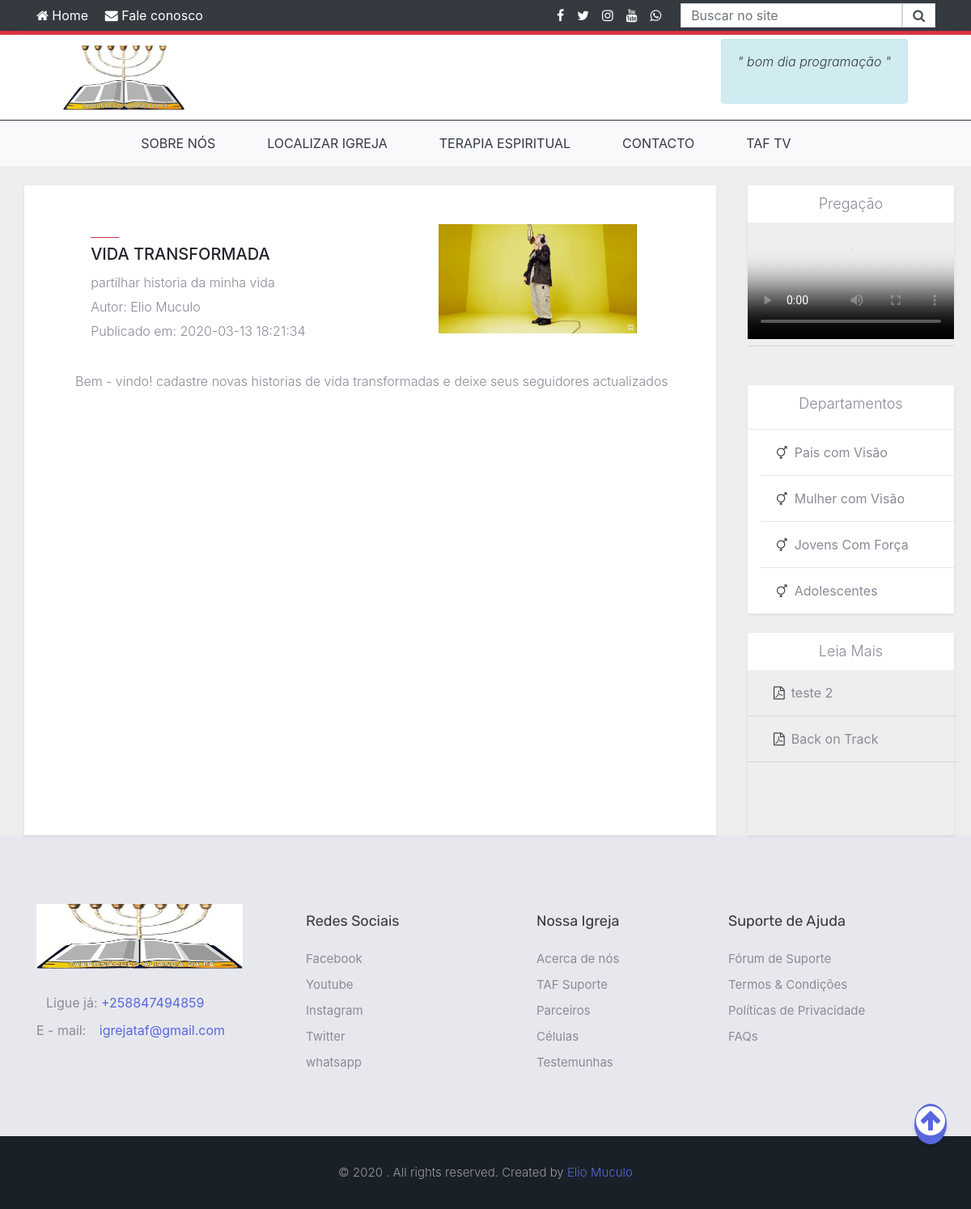
/views/vidas-transformadas.php?id=3, run on the app's committed database.
### tables this page shows
CREATE TABLE `msg` (
  `id` int(11) NOT NULL,
  `mensagem` varchar(255) NOT NULL
);

CREATE TABLE `vidas` (
  `id` int(11) NOT NULL,
  `titulo` varchar(255) NOT NULL,
  `subtitulo` varchar(255) NOT NULL,
  `texto` text NOT NULL,
  `data` datetime NOT NULL,
  `autor` varchar(60) NOT NULL,
  `foto` varchar(255) NOT NULL
);

CREATE TABLE `tafvideos` (
  `id` int(11) NOT NULL,
  `arquivo` varchar(50) NOT NULL,
  `data` datetime NOT NULL,
  `descricao` varchar(255) NOT NULL
);

CREATE TABLE `pdfupload` (
  `id` int(11) NOT NULL,
  `arquivo` varchar(50) NOT NULL,
  `data` datetime NOT NULL,
  `descricao` varchar(250) NOT NULL
);

### views/vidas-transformadas.php (the view, shortened to what this page needs)
<?php require_once '../models/conexao.php';
require_once '../models/conexao.php';
function clear($input) {
	global $connect;
	$filter = mysqli_real_escape_string($connect, $input);
	$filter = htmlspecialchars($filter);
	return $filter;
}
$id = clear($_GET['id']);
$sql = "SELECT * FROM vidas WHERE id = '$id'";
$result = mysqli_query($connect, $sql);
$dados = mysqli_fetch_assoc($result);
?>
<!DOCTYPE html>
<html>
    <head>
        <link href="../lib/css/bootstrap.min.css" rel="stylesheet">
        <link href="../lib/css/font-awesome.css" rel="stylesheet">
        <link rel="stylesheet" type="text/css" href="../lib/css/menu.css">
        <link rel="stylesheet" type="text/css" href="../lib/css/footer.css">
        <link rel="stylesheet" type="text/css" href="../lib/css/bootstrap-reboot.css">
        <link rel="stylesheet" type="text/css" href="../lib/css/personalizado.css">
        <link href="lib/css/bootstrap-social.css" rel="stylesheet" >
        <link href="../lib/css/hide-menu.css" rel="stylesheet" />
        <link rel="stylesheet" type="text/css" href="../lib/css/costumize.css">
         <link href="http://vjs.zencdn.net/4.12/video-js.css" rel="stylesheet">
    </head>
    <body style="background-color: #eee;">
        <nav class="bg-dark py-1 nav-info">
            <div class="container d-flex flex-column flex-md-row justify-content-between align-items-center align-content-center">
                <div>
                    <a href="../index.php"><span class="fa fa-home"></span> Home</a>
                    <a href="" class="mx-3" data-toggle="modal" data-target="#modalRegister"><span class="fa fa-envelope"></span> Fale conosco</a>
                </div>
                <div class="d-flex align-items-center align-content-center flex-md-row flex-column mt-md-0 mt-2">
                    <div class="d-flex flex-row justify-content-sm-start">
                        <a href="https://facebook.com/igrejataf" target="_blank"><span class="fa fa-facebook mr-3"></span></a>
                        <a href="https://twitter.com/igrejataf" target="_blank"><span class="fa fa-twitter mr-3"></span></a>
                        <a href="#"><span class="fa fa-instagram mr-3"></span></a>
                        <a href="https://youtube/igrejataf"><span class="fa fa-youtube mr-3"></span></a>
                        <a href="#"><span class="fa fa-whatsapp mr-4"></span></a>
                    </div>
                    <form class="form-inline mt-md-0 mt-2">
                        <div class="input-group">
                            <input type="text" class="search form-control" placeholder="Buscar no site" aria-label="search" aria-describedby="basic-addon1">
                            <div class="input-group-prepend">
                                <span class="input-group-text bg-white search-icon" id="basic-addon1"> <i class="fa fa-search"></i> </span>
                            </div>
                        </div>
                    </form>
                </div>
            </div>
        </nav>
        <hr class="bg-danger my-0 pt-1">
        <div class="menu-hide">
            <div class="bg-white shadow d-flex " style="height: 105px;">
                <div class="container d-md-flex flex-md-row flex-column justify-content-md-between justify-content-center align-items-center  px-5">
                    <div> <img src="../galeria/logo.jpg" style="width: 150px; height: 80px;"> </div>
                    <div>
                        <div class="alert alert-info" role="alert" style="height: 80px;">
                            <?php
$sql = "SELECT * FROM msg ORDER BY id DESC LIMIT 1";
$result = mysqli_query($connect, $sql);
while ($msg = mysqli_fetch_assoc($result)) {
	?>
                            <p class="font-italic text-dark">" <?php echo $msg['mensagem']; ?> "</p>
                            <?php }?>
                        </div>
                    </div>
                </div>
            </div>
        </div>
        <nav class="navbar navbar-expand-lg navbar-light bg-light">
            <div class="collapse navbar-collapse d-md-flex justify-content-md-center" id="navbarNavDropdown">
                <ul class="navbar-nav">
                    <li class="nav-item mr-0 mr-md-5">
                        <a class="nav-link text-uppercase text-dark" href="sobre.php">Sobre nós<span class="sr-only">(current)</span></a>
                    </li>
                    <li class="nav-item mr-0 mr-md-5">
                        <a class="nav-link text-uppercase text-dark" href="localizar.php">Localizar igreja</a>
                    </li>
                    <li class="nav-item mr-0 mr-md-5">
                        <a class="nav-link text-uppercase text-dark" href="#">Terapia espiritual</a>
                    </li>
                    <li class="nav-item mr-0 mr-md-5">
                        <a class="nav-link text-uppercase text-dark" href="contacto.php">contacto</a>
                    </li>
                    <li class="nav-item mr-0 mr-md-5">
                        <a class="nav-link text-uppercase text-dark" href="#">taf tv</a>
                    </li>
                </ul>
            </div>
        </nav>
        <div class="container mt-4">
            <div class="row d-flex flex-md-nowrap flex-wrap">
                <div class="col-md-9 bg-white shadow-sm">
                    <div class="row justify-content-around">
                        <div class="mt-5">
                            <hr class="bg-danger ml-0 mb-0" style="width: 35px;">
                            <h5 class="pt-2 text-uppercase"><?php echo $dados['titulo']; ?></h5>
                            <p> <?php echo $dados['subtitulo']; ?><br>
                                Autor: <?php echo $dados['autor']; ?><br>
                            Publicado em: <?php echo $dados['data']; ?> </p>
                        </div>
                        <div class="mt-3 mt-md-5">
                            <img class="mr-3" src="../galeria/vidas/<?php echo $dados['foto']; ?>" alt="<?php echo $row_news['titulo']; ?>" style="height: 135px; width: 245px;">
                        </div>
                    </div>
                    <div class="mt-2 ml-3 ml-md-5">
                        <h5 class="pt-2">
                        <p><?php echo $dados['texto']; ?> </p>
                        </h5>
                    </div>
                </div>
                <?php include_once 'sidebar.php';?>
            </div>
        </div>
    <?php
include_once 'footer.php';
?>
</body>
</html>

### views/sidebar.php
                <div class="col-md-3 ml-0 ml-md-4 mt-3 mt-md-0">
                    <div class="shadow-sm mb-5 pb-4" style="height: 150px;">
                        <div class="bg-white border-secondary">
                            <p class="text-center py-2" style="font-size: 18px!important;">Pregação</p>
                        </div>
                           <div>
                        <div class="col-md-12">
                            <section class="painel mais-vendidos">
                                <div class="row">
                                    <?php
$dados = mysqli_query($connect, "SELECT *   FROM    tafvideos ORDER BY id DESC LIMIT 1");
while ($produto = mysqli_fetch_array($dados)):
?>
                                                        <video id="MY_VIDEO_1" class="video-js vjs-default-skin" controls
                                                            preload="auto" poster="MY_VIDEO_POSTER.jpg"
                                                            data-setup="{}" width="100%">
                                                            <source src="../galeria/videos/<?=$produto['arquivo']?>" type='video/mp4'>
                                                        </video>
                                    <?php endwhile;?>
                                </div>
                            </section>
                        </div>
                    </div>
                    </div>
                    <div class="mt-2">
                        <hr>
                    </div>
                    <div class="mt-5 bg-white pb-3 shadow-sm">
                        <div class=" border-secondary">
                            <p class="text-center pt-2" style="font-size: 18px!important;">Departamentos<i class="fas fa-file-pdf"></i></p>
                        </div>
                        <hr>
                        <div class="ml-3">
                            <div >
                                <a href="departamentos.php" style="text-decoration: none;"><span class="mt-0 mb-0 ml-3" style="color: #898b96!important;"><i class="fa fa-transgender ml-1 mr-2 text-dark"></i>Pais com Visão</span></a>
                            </div>
                            <hr>
                            <div>
                                <a href="departamentos-mulher.php" style="text-decoration: none;"><span class="mt-0 mb-0 ml-3" style="color: #898b96!important;"><i class="fa fa-transgender ml-1 mr-2 text-dark"></i>Mulher com Visão</span></a>
                            </div>
                            <hr>
                            <div>
                                <a href="departamentos-jovem.php" style="text-decoration: none;"><span class="mt-0 mb-0 ml-3" style="color: #898b96!important;"><i class="fa fa-transgender ml-1 mr-2 text-dark"></i>Jovens Com  Força</span></a>
                            </div>
                            <hr>
                            <div>
                                <a href="departamentos-adolescente.php" style="text-decoration: none;"><span class="mt-0 mb-0 ml-3" style="color: #898b96!important;"><i class="fa fa-transgender ml-1 mr-2 text-dark"></i>Adolescentes</span></a>
                            </div>
                        </div>
                    </div>
                    <div class="mt-4 shadow-sm" style="height: 250px;">
                        <div class="bg-white ">
                            <p class="text-center py-2" style="font-size: 18px!important;">Leia Mais</p>
                        </div>
                        <?php
$sql_pdf = "SELECT * FROM pdfupload ORDER BY id DESC LIMIT 6";
$result_pdf = mysqli_query($connect, $sql_pdf);
while ($pdf = mysqli_fetch_assoc($result_pdf)) {?>
                        <div class="read">
                            <a href="galeria/ficheiros/<?php echo $pdf['arquivo']; ?>" target="_blank" style="text-decoration: none;"><span class="mt-0 mb-0 ml-3" style="color: #898b96!important;"><i class="fa fa-file-pdf-o ml-3 mr-2 text-dark" target="_blank"></i><?php echo $pdf['descricao']; ?></span></a>
                            <hr style="width: 260px;">
                        </div>
                        <?php }?>
                    </div>
                </div>

### views/vidas-transformadas.php (style rules this page uses)
.vjs-default-skin { color: #ebc8c8; }

### data on the page
msg: mensagem "bom dia programação"
vidas: titulo "VIDA TRANSFORMADA", subtitulo "partilhar historia da minha vida", autor "Elio Muculo", data "2020-03-13 18:21:34", foto (picture), texto "Bem - vindo! cadastre novas historias de vida transformadas e deixe seus seguidores actualizados"
pdfupload: descricao "teste 2"
pdfupload: descricao "Back on Track"
